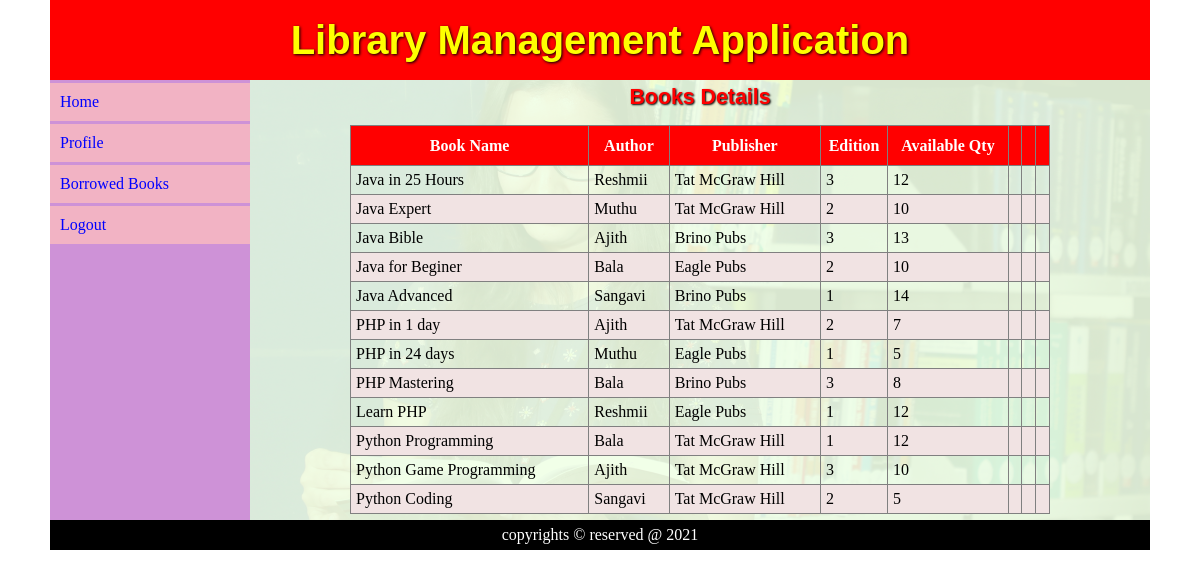
Screenshot of /adm_book_list.php with the database file from the repository.
### tables this page shows
CREATE TABLE `books_tbl` (
  `book_id` int(11) NOT NULL,
  `book_name` varchar(30) NOT NULL,
  `book_img` varchar(50) NOT NULL,
  `author` varchar(30) NOT NULL,
  `publisher` varchar(30) NOT NULL,
  `edition` int(11) NOT NULL,
  `qty` int(11) NOT NULL
);

### adm_book_list.php (the view)
<?php include "page_header.php"; ?>
<div id="page_title">
	Books Details
</div>
<table class="tbl" border="1" width="700px">
	<thead>
		<tr>
			<th>Book Name</th>
			<th>Author</th>
			<th>Publisher</th>
			<th>Edition</th>
			<th>Available Qty</th>
			<th><i class="icon-list"></i></th>
			<th><i class="icon-edit"></i></th>
			<th><i class="icon-trash"></i></th>
		</tr>
	<thead>
	<tbody>
<?php
	include "dbcon.php";
	$qry = "select book_id, book_name, author, publisher, edition, qty  from books_tbl";
	$res = mysqli_query($con,$qry);
	while($row = mysqli_fetch_array($res))
	{
?>
		<tr>
			<td><?php echo $row[1]; ?></td>
			<td><?php echo $row[2]; ?></td>
			<td><?php echo $row[3]; ?></td>
			<td><?php echo $row[4]; ?></td>
			<td><?php echo $row[5]; ?></td>
			<td><a href="adm_book_view.php?id=<?php echo $row[0]; ?>"><i class="icon-list"></i></a></td>
			<td><a href="adm_book_edit.php?id=<?php echo $row[0]; ?>"><i class="icon-edit"></i></a></td>
			<td><a href="adm_book_del.php?id=<?php echo $row[0]; ?>"><i class="icon-trash"></i></a></td>
		</tr>
<?php
	}
?>
	</tbody>
</table>
<?php include "page_footer.php"; ?>

### style/style.css (style rules this page uses)
* { margin:0; }
.tbl { margin:10px auto; padding:5px 5px; border-collapse:collapse; }
.tbl thead { background-color:red; color:white; }
.tbl thead tr { height:40px; }
.tbl tbody tr td { padding:5px; }
.tbl tr:nth-child(even) { background-color:#f1e3e3; }
#page_title { text-align:center; padding:5px; font-size:16pt; font-family:arial; font-weight:bolder; margin-bottom:10px; color:red; text-shadow:1px 1px 2px black; }

### rows the page displays
books_tbl: book_name "Java in 25 Hours", author "Reshmii", publisher "Tat McGraw Hill", edition "3", qty "12"
books_tbl: book_name "Java Expert", author "Muthu", publisher "Tat McGraw Hill", edition "2", qty "10"
books_tbl: book_name "Java Bible", author "Ajith", publisher "Brino Pubs", edition "3", qty "13"
books_tbl: book_name "Java for Beginer", author "Bala", publisher "Eagle Pubs", edition "2", qty "10"
books_tbl: book_name "Java Advanced", author "Sangavi", publisher "Brino Pubs", edition "1", qty "14"
books_tbl: book_name "PHP in 1 day", author "Ajith", publisher "Tat McGraw Hill", edition "2", qty "7"
books_tbl: book_name "PHP in 24 days", author "Muthu", publisher "Eagle Pubs", edition "1", qty "5"
books_tbl: book_name "PHP Mastering", author "Bala", publisher "Brino Pubs", edition "3", qty "8"
books_tbl: book_name "Learn PHP", author "Reshmii", publisher "Eagle Pubs", edition "1", qty "12"
books_tbl: book_name "Python Programming", author "Bala", publisher "Tat McGraw Hill", edition "1", qty "12"
books_tbl: book_name "Python Game Programming", author "Ajith", publisher "Tat McGraw Hill", edition "3", qty "10"
books_tbl: book_name "Python Coding", author "Sangavi", publisher "Tat McGraw Hill", edition "2", qty "5"
